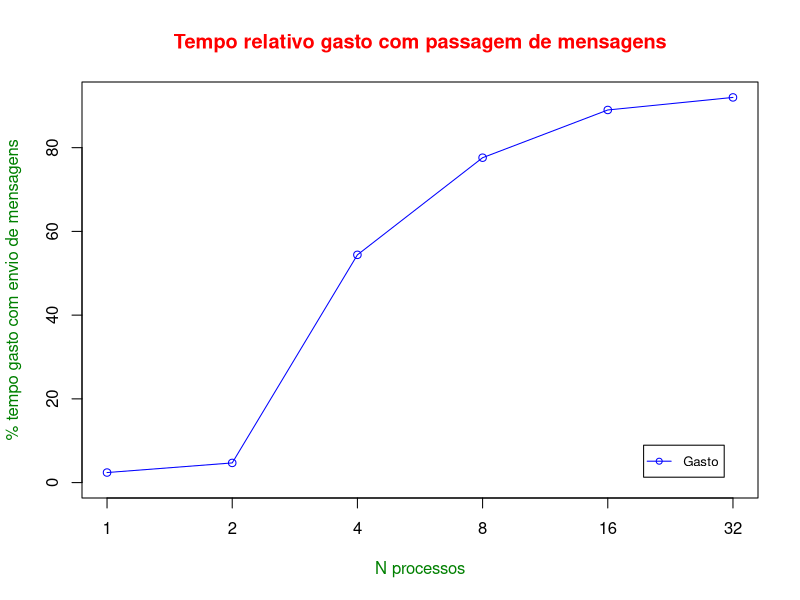

Source code (R):
names = c("Gasto")
cores = c("blue")

mestre = c(2.4, 4.7, 54.4, 77.6, 89, 92)

g_range <- range(0, mestre)

pdf("msgsp.pdf")

plot(mestre, type="o", col="blue", ylim=g_range, xaxt='n', ann=FALSE)
axis(1, at=1:6, lab=c("1", "2", "4", "8", "16", "32"))

title(xlab="N processos", col.lab=rgb(0,0.5,0))
title(ylab="% tempo gasto com envio de mensagens", col.lab=rgb(0,0.5,0))
title(main="Tempo relativo gasto com passagem de mensagens", col.main="red")
legend("bottomright", inset=.05, g_range[2], names, cex=0.8,
   col=cores, pch=21:22, lty=1:2);
